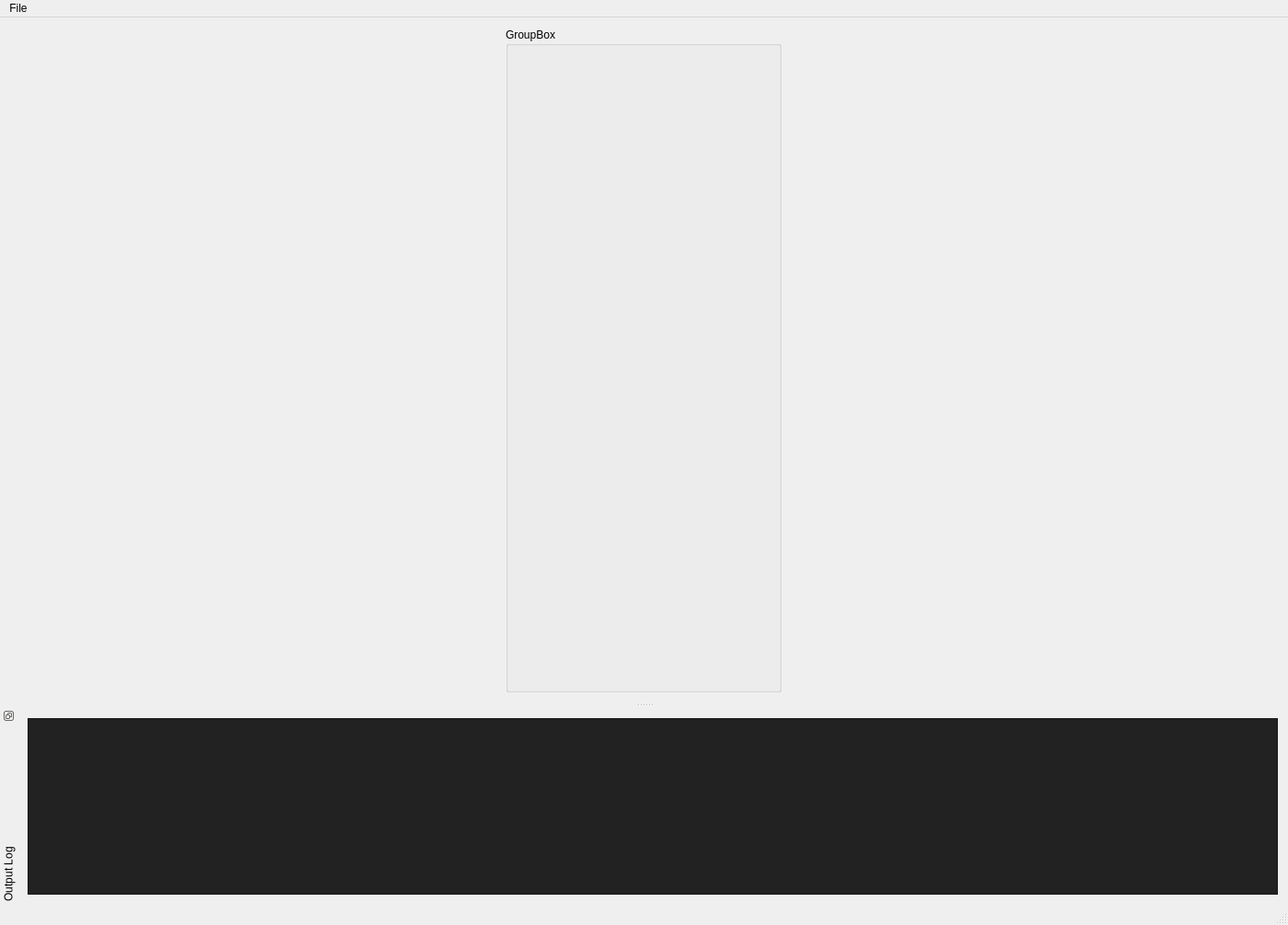
<?xml version="1.0" encoding="UTF-8"?>
<ui version="4.0">
 <class>MainWindow</class>
 <widget class="QMainWindow" name="MainWindow">
  <property name="geometry">
   <rect>
    <x>0</x>
    <y>0</y>
    <width>1401</width>
    <height>1006</height>
   </rect>
  </property>
  <property name="windowTitle">
   <string>OpenGL in Qt is great fun!</string>
  </property>
  <widget class="QWidget" name="centralWidget">
   <layout class="QHBoxLayout" name="horizontalLayout_2">
    <item>
     <layout class="QVBoxLayout" name="OpenGLLayout"/>
    </item>
    <item>
     <widget class="QGroupBox" name="groupBox">
      <property name="maximumSize">
       <size>
        <width>300</width>
        <height>16777215</height>
       </size>
      </property>
      <property name="title">
       <string>GroupBox</string>
      </property>
     </widget>
    </item>
   </layout>
  </widget>
  <widget class="QMenuBar" name="menuBar">
   <property name="geometry">
    <rect>
     <x>0</x>
     <y>0</y>
     <width>1401</width>
     <height>25</height>
    </rect>
   </property>
   <widget class="QMenu" name="menuFile">
    <property name="title">
     <string>File</string>
    </property>
    <addaction name="fileExit"/>
   </widget>
   <addaction name="menuFile"/>
  </widget>
  <widget class="QStatusBar" name="statusBar"/>
  <widget class="QDockWidget" name="dockWidgetConsole">
   <property name="features">
    <set>QDockWidget::DockWidgetFloatable|QDockWidget::DockWidgetMovable|QDockWidget::DockWidgetVerticalTitleBar</set>
   </property>
   <property name="windowTitle">
    <string>Output Log</string>
   </property>
   <attribute name="dockWidgetArea">
    <number>8</number>
   </attribute>
   <widget class="QWidget" name="dockWidgetContents">
    <layout class="QHBoxLayout" name="horizontalLayout">
     <item>
      <widget class="QPlainTextEdit" name="outputLog">
       <property name="palette">
        <palette>
         <active>
          <colorrole role="Button">
           <brush brushstyle="SolidPattern">
            <color alpha="255">
             <red>34</red>
             <green>34</green>
             <blue>34</blue>
            </color>
           </brush>
          </colorrole>
          <colorrole role="Light">
           <brush brushstyle="SolidPattern">
            <color alpha="255">
             <red>51</red>
             <green>51</green>
             <blue>51</blue>
            </color>
           </brush>
          </colorrole>
          <colorrole role="Midlight">
           <brush brushstyle="SolidPattern">
            <color alpha="255">
             <red>42</red>
             <green>42</green>
             <blue>42</blue>
            </color>
           </brush>
          </colorrole>
          <colorrole role="Dark">
           <brush brushstyle="SolidPattern">
            <color alpha="255">
             <red>17</red>
             <green>17</green>
             <blue>17</blue>
            </color>
           </brush>
          </colorrole>
          <colorrole role="Mid">
           <brush brushstyle="SolidPattern">
            <color alpha="255">
             <red>23</red>
             <green>23</green>
             <blue>23</blue>
            </color>
           </brush>
          </colorrole>
          <colorrole role="Text">
           <brush brushstyle="SolidPattern">
            <color alpha="255">
             <red>255</red>
             <green>255</green>
             <blue>255</blue>
            </color>
           </brush>
          </colorrole>
          <colorrole role="BrightText">
           <brush brushstyle="SolidPattern">
            <color alpha="255">
             <red>255</red>
             <green>255</green>
             <blue>255</blue>
            </color>
           </brush>
          </colorrole>
          <colorrole role="ButtonText">
           <brush brushstyle="SolidPattern">
            <color alpha="255">
             <red>255</red>
             <green>255</green>
             <blue>255</blue>
            </color>
           </brush>
          </colorrole>
          <colorrole role="Base">
           <brush brushstyle="SolidPattern">
            <color alpha="255">
             <red>34</red>
             <green>34</green>
             <blue>34</blue>
            </color>
           </brush>
          </colorrole>
          <colorrole role="Window">
           <brush brushstyle="SolidPattern">
            <color alpha="255">
             <red>34</red>
             <green>34</green>
             <blue>34</blue>
            </color>
           </brush>
          </colorrole>
          <colorrole role="Shadow">
           <brush brushstyle="SolidPattern">
            <color alpha="255">
             <red>0</red>
             <green>0</green>
             <blue>0</blue>
            </color>
           </brush>
          </colorrole>
          <colorrole role="AlternateBase">
           <brush brushstyle="SolidPattern">
            <color alpha="255">
             <red>17</red>
             <green>17</green>
             <blue>17</blue>
            </color>
           </brush>
          </colorrole>
          <colorrole role="ToolTipBase">
           <brush brushstyle="SolidPattern">
            <color alpha="255">
             <red>255</red>
             <green>255</green>
             <blue>220</blue>
            </color>
           </brush>
          </colorrole>
          <colorrole role="ToolTipText">
           <brush brushstyle="SolidPattern">
            <color alpha="255">
             <red>0</red>
             <green>0</green>
             <blue>0</blue>
            </color>
           </brush>
          </colorrole>
          <colorrole role="PlaceholderText">
           <brush brushstyle="SolidPattern">
            <color alpha="128">
             <red>255</red>
             <green>255</green>
             <blue>255</blue>
            </color>
           </brush>
          </colorrole>
         </active>
         <inactive>
          <colorrole role="Button">
           <brush brushstyle="SolidPattern">
            <color alpha="255">
             <red>34</red>
             <green>34</green>
             <blue>34</blue>
            </color>
           </brush>
          </colorrole>
          <colorrole role="Light">
           <brush brushstyle="SolidPattern">
            <color alpha="255">
             <red>51</red>
             <green>51</green>
             <blue>51</blue>
            </color>
           </brush>
          </colorrole>
          <colorrole role="Midlight">
           <brush brushstyle="SolidPattern">
            <color alpha="255">
             <red>42</red>
             <green>42</green>
             <blue>42</blue>
            </color>
           </brush>
          </colorrole>
          <colorrole role="Dark">
           <brush brushstyle="SolidPattern">
            <color alpha="255">
             <red>17</red>
             <green>17</green>
             <blue>17</blue>
            </color>
           </brush>
          </colorrole>
          <colorrole role="Mid">
           <brush brushstyle="SolidPattern">
            <color alpha="255">
             <red>23</red>
             <green>23</green>
             <blue>23</blue>
            </color>
           </brush>
          </colorrole>
          <colorrole role="Text">
           <brush brushstyle="SolidPattern">
            <color alpha="255">
             <red>255</red>
             <green>255</green>
             <blue>255</blue>
            </color>
           </brush>
          </colorrole>
          <colorrole role="BrightText">
           <brush brushstyle="SolidPattern">
            <color alpha="255">
             <red>255</red>
             <green>255</green>
             <blue>255</blue>
            </color>
           </brush>
          </colorrole>
          <colorrole role="ButtonText">
           <brush brushstyle="SolidPattern">
            <color alpha="255">
             <red>255</red>
             <green>255</green>
             <blue>255</blue>
            </color>
           </brush>
          </colorrole>
          <colorrole role="Base">
           <brush brushstyle="SolidPattern">
            <color alpha="255">
             <red>34</red>
             <green>34</green>
             <blue>34</blue>
            </color>
           </brush>
          </colorrole>
          <colorrole role="Window">
           <brush brushstyle="SolidPattern">
            <color alpha="255">
             <red>34</red>
             <green>34</green>
             <blue>34</blue>
            </color>
           </brush>
          </colorrole>
          <colorrole role="Shadow">
           <brush brushstyle="SolidPattern">
            <color alpha="255">
             <red>0</red>
             <green>0</green>
             <blue>0</blue>
            </color>
           </brush>
          </colorrole>
          <colorrole role="AlternateBase">
           <brush brushstyle="SolidPattern">
            <color alpha="255">
             <red>17</red>
             <green>17</green>
             <blue>17</blue>
            </color>
           </brush>
          </colorrole>
          <colorrole role="ToolTipBase">
           <brush brushstyle="SolidPattern">
            <color alpha="255">
             <red>255</red>
             <green>255</green>
             <blue>220</blue>
            </color>
           </brush>
          </colorrole>
          <colorrole role="ToolTipText">
           <brush brushstyle="SolidPattern">
            <color alpha="255">
             <red>0</red>
             <green>0</green>
             <blue>0</blue>
            </color>
           </brush>
          </colorrole>
          <colorrole role="PlaceholderText">
           <brush brushstyle="SolidPattern">
            <color alpha="128">
             <red>255</red>
             <green>255</green>
             <blue>255</blue>
            </color>
           </brush>
          </colorrole>
         </inactive>
         <disabled>
          <colorrole role="Button">
           <brush brushstyle="SolidPattern">
            <color alpha="255">
             <red>34</red>
             <green>34</green>
             <blue>34</blue>
            </color>
           </brush>
          </colorrole>
          <colorrole role="Light">
           <brush brushstyle="SolidPattern">
            <color alpha="255">
             <red>51</red>
             <green>51</green>
             <blue>51</blue>
            </color>
           </brush>
          </colorrole>
          <colorrole role="Midlight">
           <brush brushstyle="SolidPattern">
            <color alpha="255">
             <red>42</red>
             <green>42</green>
             <blue>42</blue>
            </color>
           </brush>
          </colorrole>
          <colorrole role="Dark">
           <brush brushstyle="SolidPattern">
            <color alpha="255">
             <red>17</red>
             <green>17</green>
             <blue>17</blue>
            </color>
           </brush>
          </colorrole>
          <colorrole role="Mid">
           <brush brushstyle="SolidPattern">
            <color alpha="255">
             <red>23</red>
             <green>23</green>
             <blue>23</blue>
            </color>
           </brush>
          </colorrole>
          <colorrole role="Text">
           <brush brushstyle="SolidPattern">
            <color alpha="255">
             <red>17</red>
             <green>17</green>
             <blue>17</blue>
            </color>
           </brush>
          </colorrole>
          <colorrole role="BrightText">
           <brush brushstyle="SolidPattern">
            <color alpha="255">
             <red>255</red>
             <green>255</green>
             <blue>255</blue>
            </color>
           </brush>
          </colorrole>
          <colorrole role="ButtonText">
           <brush brushstyle="SolidPattern">
            <color alpha="255">
             <red>17</red>
             <green>17</green>
             <blue>17</blue>
            </color>
           </brush>
          </colorrole>
          <colorrole role="Base">
           <brush brushstyle="SolidPattern">
            <color alpha="255">
             <red>34</red>
             <green>34</green>
             <blue>34</blue>
            </color>
           </brush>
          </colorrole>
          <colorrole role="Window">
           <brush brushstyle="SolidPattern">
            <color alpha="255">
             <red>34</red>
             <green>34</green>
             <blue>34</blue>
            </color>
           </brush>
          </colorrole>
          <colorrole role="Shadow">
           <brush brushstyle="SolidPattern">
            <color alpha="255">
             <red>0</red>
             <green>0</green>
             <blue>0</blue>
            </color>
           </brush>
          </colorrole>
          <colorrole role="AlternateBase">
           <brush brushstyle="SolidPattern">
            <color alpha="255">
             <red>34</red>
             <green>34</green>
             <blue>34</blue>
            </color>
           </brush>
          </colorrole>
          <colorrole role="ToolTipBase">
           <brush brushstyle="SolidPattern">
            <color alpha="255">
             <red>255</red>
             <green>255</green>
             <blue>220</blue>
            </color>
           </brush>
          </colorrole>
          <colorrole role="ToolTipText">
           <brush brushstyle="SolidPattern">
            <color alpha="255">
             <red>0</red>
             <green>0</green>
             <blue>0</blue>
            </color>
           </brush>
          </colorrole>
          <colorrole role="PlaceholderText">
           <brush brushstyle="SolidPattern">
            <color alpha="128">
             <red>255</red>
             <green>255</green>
             <blue>255</blue>
            </color>
           </brush>
          </colorrole>
         </disabled>
        </palette>
       </property>
      </widget>
     </item>
    </layout>
   </widget>
  </widget>
  <action name="fileExit">
   <property name="text">
    <string>Exit</string>
   </property>
   <property name="shortcut">
    <string>Ctrl+Q</string>
   </property>
  </action>
 </widget>
 <layoutdefault spacing="6" margin="11"/>
 <resources/>
 <connections/>
</ui>
